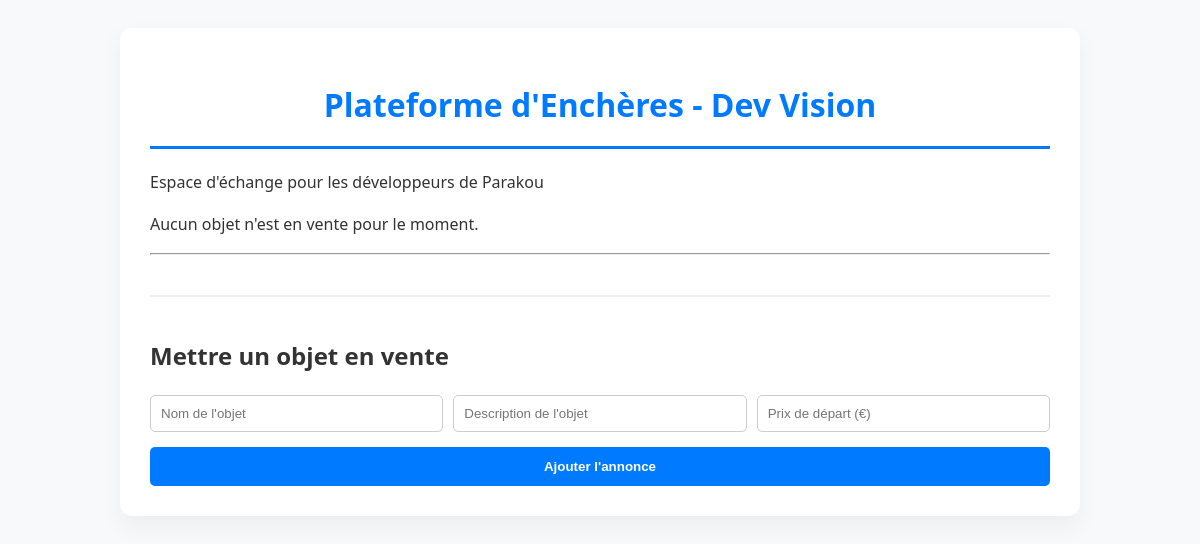
Before: / with the older database file.
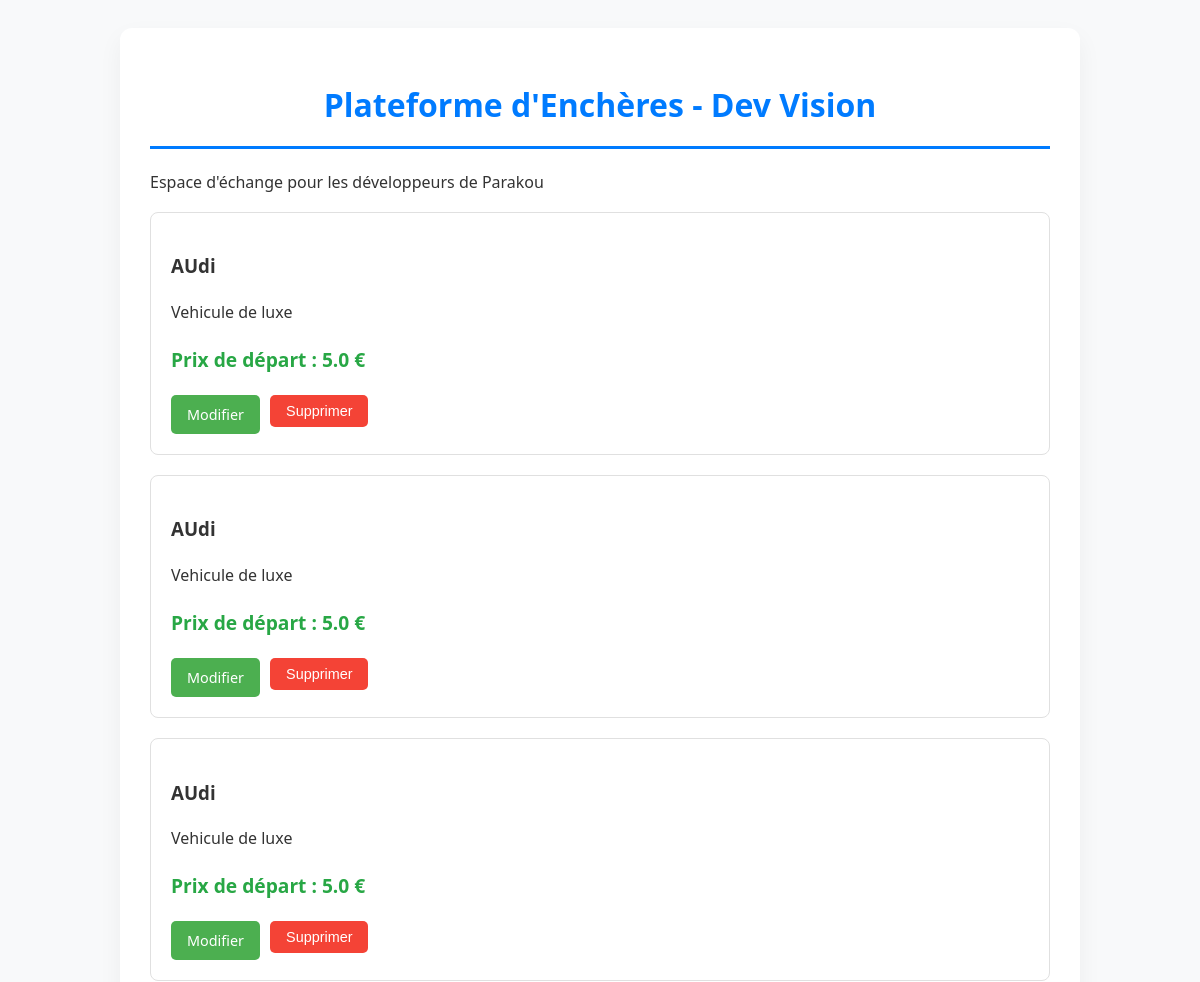
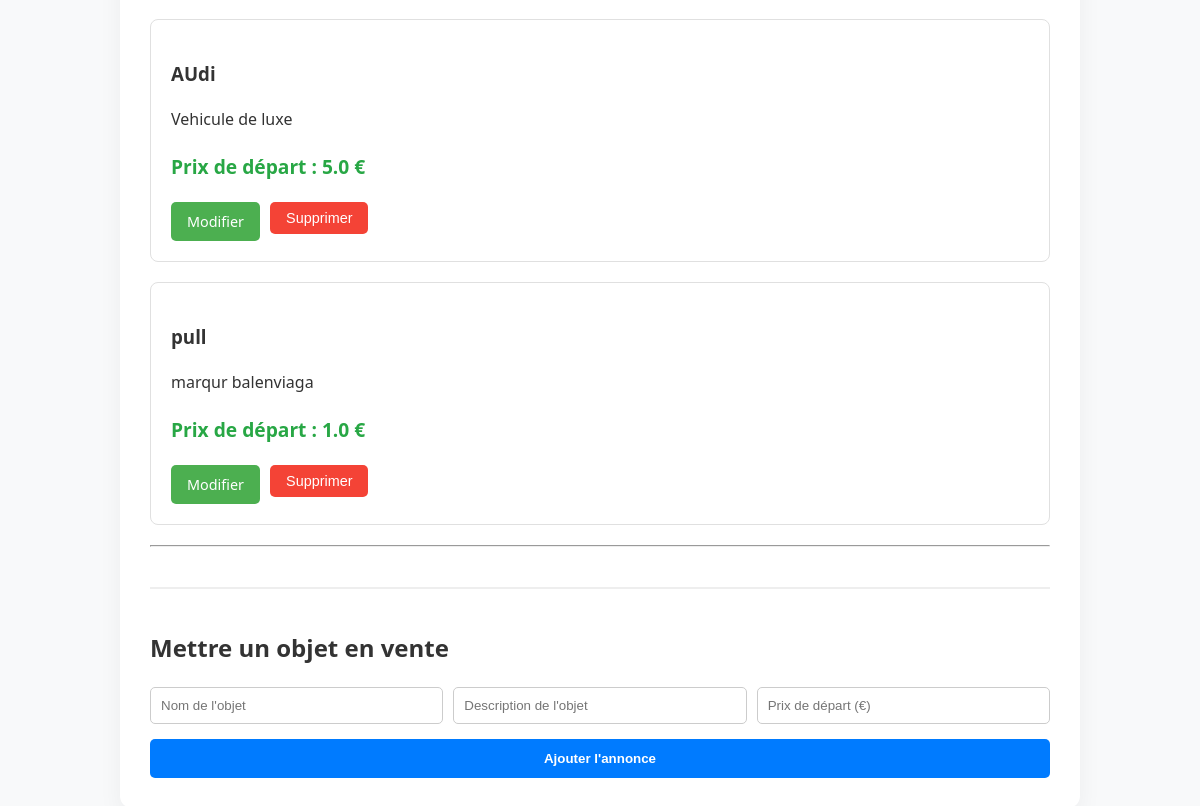
After: the same page with the newer database file (2 pictures, top to bottom).
### tables this page shows
CREATE TABLE objets (
            id INTEGER PRIMARY KEY,
            nom TEXT NOT NULL,
            description TEXT,
            prix_actuel REAL NOT NULL,
            etat TEXT NOT NULl
        );

### src/app.py (the view)
@app.route('/')
def index():
    objets = Repository.get_all_objets()
    return render_template('index.html', objets=objets)

### src/database/db.py (called while the page is built)
def connect_db():
    conn = sqlite3.connect(DB_NAME)
    return conn

### src/database/repository.py (called while the page is built)
    @staticmethod
    def get_all_objets():
        try:
            with connect_db() as conn:
                conn.row_factory = sqlite3.Row
                cursor = conn.cursor()
                cursor.execute("SELECT * FROM objets")
                rows = cursor.fetchall()
                return [
                    Objet(
                        id_objet=row['id'],
                        nom=row['nom'],
                        description=row['description'],
                        prix_depart=row['prix_actuel'],  # à améliorer plus tard
                        prix_actuel=row['prix_actuel'],
                        etat=Etat(row['etat']) if row['etat'] else None
                    )
                    for row in rows
                ]
        except sqlite3.Error as e:
            logging.error(f"Erreur récupération : {e}")
            return []

### src/templates/index.html (shortened to what this page needs)
<!DOCTYPE html>
<html lang="fr">
<head>
    <link rel="stylesheet" href="{{ url_for('static', filename='css/style.css') }}">
</head>
<body>
    <div class="container">
        <header>
            <h1>Plateforme d'Enchères - Dev Vision</h1>
            <p>Espace d'échange pour les développeurs de Parakou</p>
        </header>
        <main>
            <div class="inventory">
                {% for objet in objets %}
                    <div class="objet-card">
                        <h3>{{ objet.nom }}</h3>
                        <p>{{ objet.description }}</p>
                        <p class="price">Prix de départ : <strong>{{ objet.prix_depart }} €</strong></p>
                        <div class="actions">
                            <a href="/modifier/{{ objet.id_objet }}" class="btn-modifier">Modifier</a>
                            <form action="/supprimer/{{ objet.id_objet }}" method="POST" style="display:inline;">
                                <button type="submit" class="btn-supprimer" onclick="return confirm('Supprimer cet objet ?')">
                                    Supprimer
                                </button>
                            </form>
                        </div>
                    </div>
                {% else %}
                    <p class="empty-msg">Aucun objet n'est en vente pour le moment.</p>
                {% endfor %}
            </div>
            <hr>
            <section class="form-section">
                <h2>Mettre un objet en vente</h2>
                <form action="/ajouter" method="POST" class="add-form">
                    <div class="form-group">
                        <input type="text" name="nom" placeholder="Nom de l'objet" required>
                        <input type="text" name="description" placeholder="Description de l'objet">
                        <input type="number" name="prix" placeholder="Prix de départ (€)" required>
                    </div>
                    <button type="submit" class="btn-submit">Ajouter l'annonce</button>
                </form>
            </section>
        </main>
    </div>
</body>
</html>

### src/static/css/style.css (style rules this page uses)
body { font-family: 'Segoe UI', Tahoma, Geneva, Verdana, sans-serif; background-color: #f8f9fa; color: #333; line-height: 1.6; padding: 20px; }
.container { max-width: 900px; margin: 0 auto; background: #ffffff; padding: 30px; border-radius: 12px; box-shadow: 0 10px 25px rgba(0,0,0,0.05); }
h1 { color: #007bff; text-align: center; border-bottom: 3px solid #007bff; padding-bottom: 15px; }
.objet-card { border: 1px solid #e0e0e0; padding: 20px; margin-bottom: 20px; border-radius: 8px; transition: transform 0.2s; }
.price { font-size: 1.2em; color: #28a745; font-weight: bold; }
.actions { margin-top: 15px; display: flex; gap: 10px; }
.btn-modifier { background-color: #4CAF50; color: white; padding: 8px 16px; text-decoration: none; border-radius: 5px; font-size: 0.9em; }
.btn-supprimer { background-color: #f44336; color: white; border: none; padding: 8px 16px; border-radius: 5px; cursor: pointer; font-size: 0.9em; }
.form-section { margin-top: 40px; padding-top: 20px; border-top: 2px solid #eee; }
.add-form { display: flex; flex-direction: column; gap: 15px; }
.form-group { display: flex; gap: 10px; }
input { padding: 10px; border: 1px solid #ccc; border-radius: 5px; flex: 1; }
.btn-submit { background-color: #007bff; color: white; border: none; padding: 12px; border-radius: 5px; cursor: pointer; font-weight: bold; }

Changed rows visible on the page:
added objets: nom "AUdi", description "Vehicule de luxe", prix_depart "5.0"
added objets: nom "AUdi", description "Vehicule de luxe", prix_depart "5.0"
added objets: nom "AUdi", description "Vehicule de luxe", prix_depart "5.0"
added objets: nom "AUdi", description "Vehicule de luxe", prix_depart "5.0"
added objets: nom "pull", description "marqur balenviaga", prix_depart "1.0"
Other visible differences:
text no longer shown: "Aucun objet n'est en vente pour le moment."
